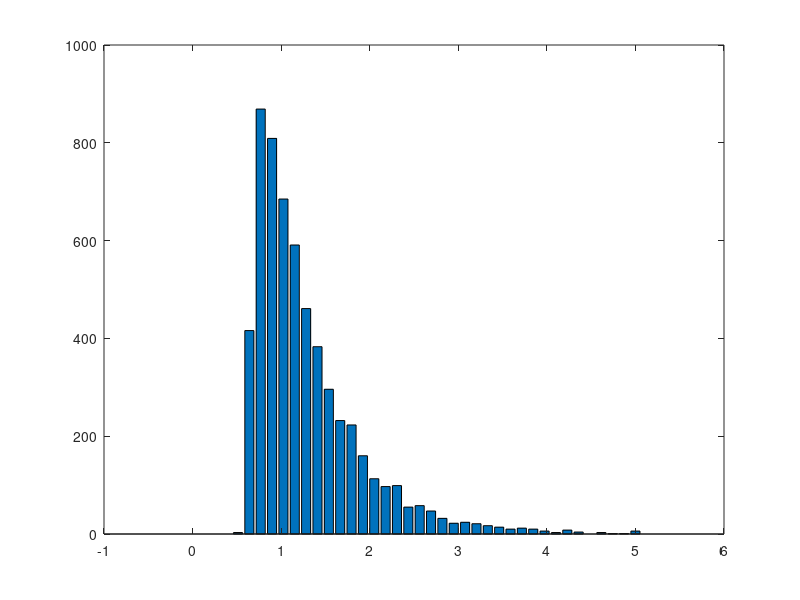

Recreate this plot in MATLAB. (Note: this script raises an error after producing the figure.)
clear; close all; clc;

%%
%fix step size
dt = 0.001;
%parameter 
ndt = 0.5; %NON-DECISION TIME
mu = 0.5;  %BY CONVENTION MU MUST BE POSITIVE 
sd = 0.5;   %THIS IS VARIABILITY WITHIN THE WALK.  KEEP FIXED AT 1. 
nsteps = 10000; %MAX LENGTH OF WALK.  INCREASE TILL WARNING GOES AWAY
ntrials = 500; %NUMBER OF RUNS
criterion = 1; %CORRECT BOUNDARY LOCATION, INCORRECT IS ZERO 
beta = 0.5; % NORMALIZED BIAS
bias = beta*criterion; %ACTUAL BIAS
total_err_pr = 0; % keep running sum of err probability
total_err_rt = 0; % use total_err_pr to normalize this value
%set random number seed 
rng(19680104);

figure
total_errorrt = []; % used for histogram, accumulate all error_trials

% loop over all 100 samples of drift rate (i.e. mu)
for i_ = 1:100
    % OUTPUT VARIABLES
    sample = zeros(1,nsteps+1);   %This is a single random draw from normal distribution
    path = zeros(ntrials,nsteps+1); %This is all the random walks
    rt = zeros(ntrials,1);  %These are the rts across trials 
    correct = zeros(ntrials,1); %This is accuracy data. ZERO IS WRONG, ONE IS RIGHT
    sampled_mu = normrnd(mu,0.1,[1,1]);
    if sampled_mu < 0
        sampled_mu
        "SHIT"
    end
    %LOOP OVER ntrials.  
    for j = 1:ntrials
        goodpath = 0;
        while goodpath == 0
            draw = normrnd(sampled_mu*dt,sd*sqrt(dt),[1,nsteps]);  %DRAW A WALK
            sample(1) = bias; %START AT BIAS
            sample(2:nsteps+1) = draw; 
            walk = cumsum(sample); %SUM THE WALK.   
            crossbnd = find((walk > criterion) |(walk < 0)); %TEST BOTH BOUNDARIES  
            if ~isempty(crossbnd) %TEST IF IT CROSSED ONE OF THE BOUNDARIES AT LEAST
                goodpath = 1; %WALK IS GOOD, SET TO 1 TO EXIT WHILE LOOP
                path(j,:) = walk; %SAVE THE WALK
            else
                display('Bad Walk') %NOTIFY BAD WALK AND DRAW AGAIN LOWER
            end;
        end;
        rt(j) = crossbnd(1);  %RT IS FIRST CROSSING
        if path(j,rt(j)) > criterion  %TEST IF CORRECT
            path(j,rt(j):end) = criterion; %SET THE REST OF WALK TO BOUNDARY
            correct(j) = 1; %INDICATE CORRECT TRIAL
        else %TRIALIS INCORRECT
            path(j,rt(j):end) = 0; %SET THE REST OF WALK TO ZERO. 
        end; 
        %Add Non-decision time
        rt(j) = rt(j) + ndt/dt;	
    end
    % need to weight average incorrect response times by relative probabilities of incorrect
    %convert rt to milliseconds
    rt = rt*dt;
    errorrt = rt(find(correct == 0));
    total_errorrt = [total_errorrt; errorrt];
    % this trial's avg
    avg_err_rt = mean(errorrt);
    err_pr = 1 - mean(correct);
    total_err_rt = total_err_rt + avg_err_rt * err_pr;
    total_err_pr = total_err_pr + err_pr;
end

bins = linspace(0,5,40);
[n1,x] = hist(total_errorrt, bins); 
h = bar(x, n1);

% avg now over all trials
% weighed mean err response time!
avg_err_rt = total_err_rt / total_err_pr
xline(avg_err_rt,'--b');
xlabel('Response Time')
ylabel('Number of Trials')
title('Error Trial RTs')
hold on

%%%%%%%%%%%%%%%%%%%%%%%%
%  VARIABLE BIAS/BETA  %
%%%%%%%%%%%%%%%%%%%%%%%%

total_err_pr = 0; % keep running sum of err probability
total_err_rt = 0; % use total_err_pr to normalize this value
total_errorrt = []; % used for histogram, accumulate all error_trials

% loop over all 100 samples of drift rate (i.e. mu)
for i_ = 1:100
    % OUTPUT VARIABLES
    sample = zeros(1,nsteps+1);   %This is a single random draw from normal distribution
    path = zeros(ntrials,nsteps+1); %This is all the random walks
    rt = zeros(ntrials,1);  %These are the rts across trials 
    correct = zeros(ntrials,1); %This is accuracy data. ZERO IS WRONG, ONE IS RIGHT
    sampled_beta = normrnd(0.5,0.3,[1,1]);
    sampled_bias = sampled_beta*criterion; % ACTUAL BIAS
    %LOOP OVER ntrials.  
    for j = 1:ntrials
        goodpath = 0;
        while goodpath == 0
            draw = normrnd(mu*dt,sd*sqrt(dt),[1,nsteps]);  %DRAW A WALK
            sample(1) = sampled_bias; %START AT BIAS
            sample(2:nsteps+1) = draw; 
            walk = cumsum(sample); %SUM THE WALK.   
            crossbnd = find((walk > criterion) |(walk < 0)); %TEST BOTH BOUNDARIES  
            if ~isempty(crossbnd) %TEST IF IT CROSSED ONE OF THE BOUNDARIES AT LEAST
                goodpath = 1; %WALK IS GOOD, SET TO 1 TO EXIT WHILE LOOP
                path(j,:) = walk; %SAVE THE WALK
            else
                display('Bad Walk') %NOTIFY BAD WALK AND DRAW AGAIN LOWER
            end;
        end;
        rt(j) = crossbnd(1);  %RT IS FIRST CROSSING
        if path(j,rt(j)) > criterion  %TEST IF CORRECT
            path(j,rt(j):end) = criterion; %SET THE REST OF WALK TO BOUNDARY
            correct(j) = 1; %INDICATE CORRECT TRIAL
        else %TRIALIS INCORRECT
            path(j,rt(j):end) = 0; %SET THE REST OF WALK TO ZERO. 
        end; 
        %Add Non-decision time
        rt(j) = rt(j) + ndt/dt;	
    end
    % need to weight average incorrect response times by relative probabilities of incorrect
    %convert rt to milliseconds
    rt = rt*dt;
    errorrt = rt(find(correct == 0));
    if ~isempty(errorrt)
        total_errorrt = [total_errorrt; errorrt];
    end
    % this trial's avg
    avg_err_rt = mean(errorrt);
    if isempty(errorrt)
        avg_err_rt = 0;
    end
    err_pr = 1 - mean(correct);
    total_err_rt = total_err_rt + avg_err_rt * err_pr;
    total_err_pr = total_err_pr + err_pr;
end

bins = linspace(0,5,40);
[n1,x] = hist(total_errorrt, bins); 
h = bar(x, n1);

% avg now over all trials
% weighed mean err response time!
avg_err_rt = total_err_rt / total_err_pr
xline(avg_err_rt,'--g');
